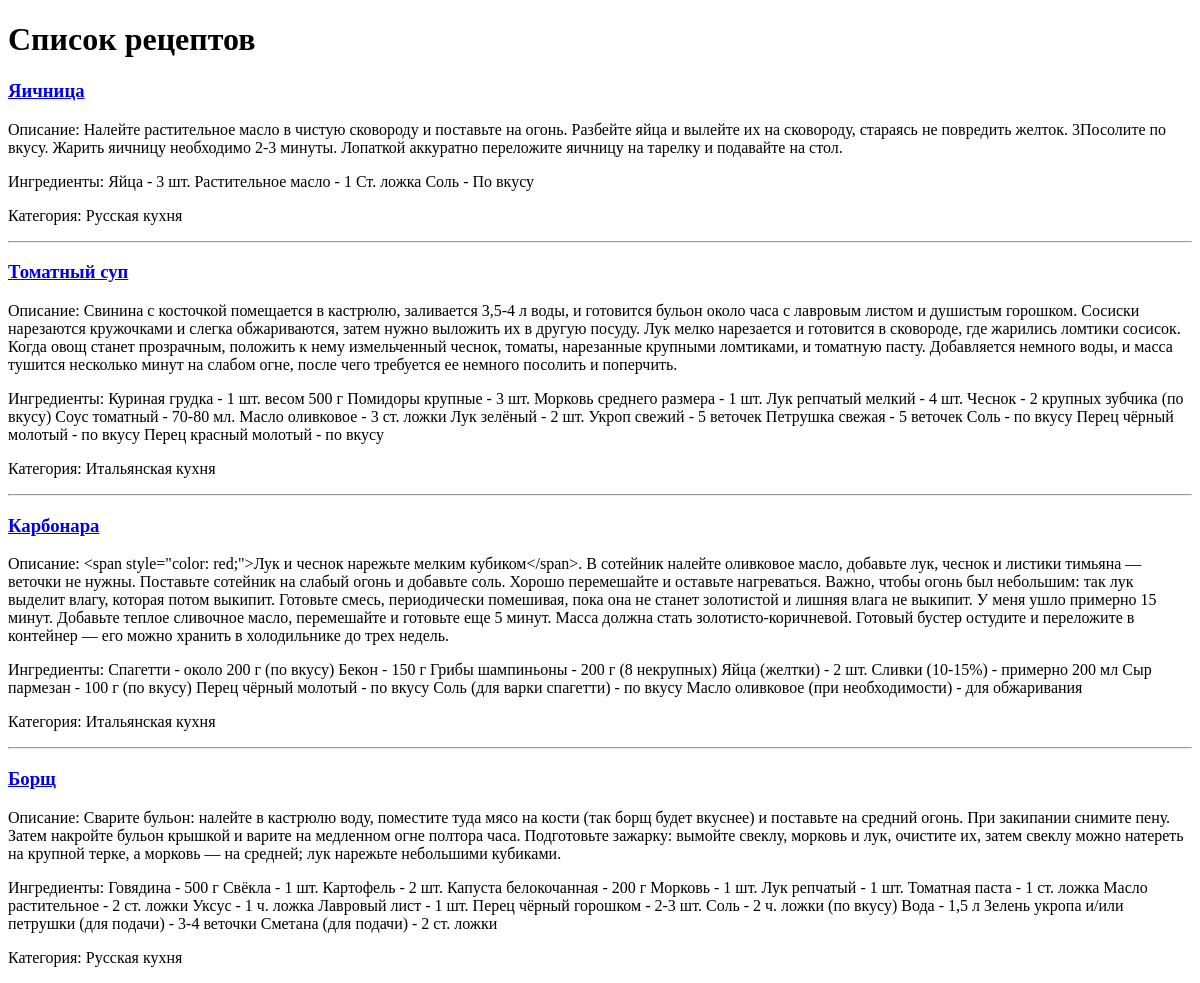
Before: /recipes/ with the older database file.
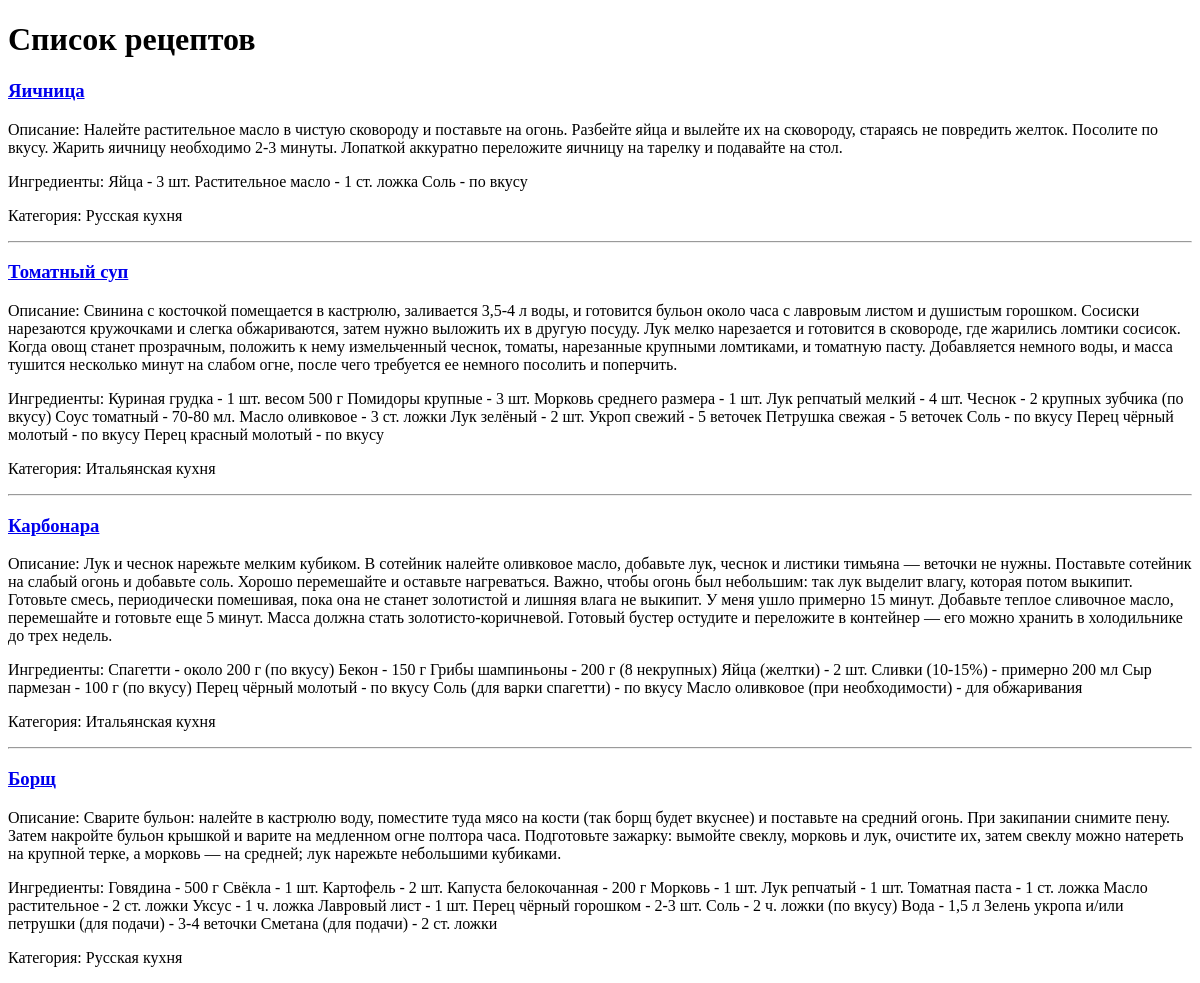
After: the same page with the newer database file.
### app/models.py (models this page shows, shortened)
class Recipe(models.Model):
    title = models.CharField(max_length=255)
    content = models.TextField(blank=True)
    ingredients = models.TextField()
    category = models.ForeignKey('Category', on_delete=models.CASCADE, related_name='recipes')
    time_create = models.DateTimeField(auto_now_add=True)
    image = models.ImageField(upload_to='images/', blank=True, null=True)
    class Meta:
        verbose_name = 'Блюдо'
        verbose_name_plural = 'Блюда'

class Category(models.Model):
    name = models.CharField(max_length=255, default='Без категории')
    description = models.TextField()
    class Meta:
        verbose_name = 'Категория'
        verbose_name_plural = 'Категории'
    def __str__(self):
        return self.name

### app/views.py (the view)
# urls.py: path('recipes/', RecipeListView.as_view(), name="recipes"),
class RecipeListView(ListView):
    model = Recipe
    ordering = '-time_create'
    template_name = 'app/recipes.html'
    context_object_name = 'recipes'
    def get_queryset(self, **kwargs):
        queryset = super().get_queryset()
        self.filterset = RecipeFilter(self.request.GET, queryset)
        return self.filterset.qs
    def get_context_data(self, **kwargs):
        context = super().get_context_data(**kwargs)
        context['filterset'] = self.filterset
        return context

### app/templates/app/recipes.html (shortened to what this page needs)
<!doctype html>
<html lang="en">
<head>
</head>
<body>
<h1>Список рецептов</h1>
{% if recipes %}
{% for rec in recipes %}
<h3><a href="{{ rec.pk }}">{{ rec.title }}</a></h3>
<p>Описание: {{ rec.content }}</p>
<p>Ингредиенты: {{ rec.ingredients }}</p>
<p>Категория: {{ rec.category }}</p>
{% if not forloop.last %}
<hr />
{% endif %}
{% endfor %}
{% endif %}
</body>
</html>

Changed rows visible on the page:
changed Recipe "Яичница": content "…стараясь не повредить желток. 3Посолите по вкусу. Жарить яичницу…" → "…стараясь не повредить желток. Посолите по вкусу. Жарить яичницу…"; ingredients "Яйца - 3 шт. Растительное масло - 1 Ст. ложка Соль - По вкусу" → "Яйца - 3 шт. Растительное масло - 1 ст. ложка Соль - по вкусу"
changed Recipe "Карбонара": content "<span style=\"color: red;\">Лук и чеснок нарежьте мелким кубиком</span>. В сотейник налейте оливковое…" → "Лук и чеснок нарежьте мелким кубиком. В сотейник налейте оливковое…"
